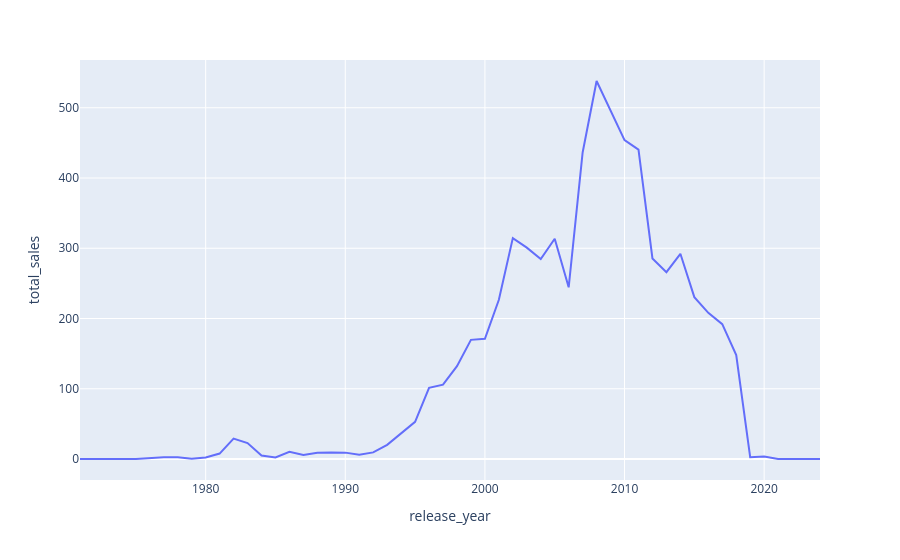

The code cell stored with this chart in its notebook:
### Code cell
import plotly.express as px

px.line(annual_sales, x="release_year", y="total_sales")

### Figure 1 — Plotly figure (JSON) as saved in the notebook; plotly's stock layout.template omitted (floating-point values rounded to 4 significant figures)
{"data": [{"hovertemplate": "release_year=%{x}<br>total_sales=%{y}<extra></extra>", "legendgroup": "", "line": {"color": "#636efa", "dash": "solid"}, "marker": {"symbol": "circle"}, "mode": "lines", "name": "", "orientation": "v", "showlegend": false, "type": "scatter", "x": [1971.0, 1973.0, 1975.0, 1977.0, 1978.0, 1979.0, 1980.0, 1981.0, 1982.0, 1983.0, 1984.0, 1985.0, 1986.0, 1987.0, 1988.0, 1989.0, 1990.0, 1991.0, 1992.0, 1993.0, 1994.0, 1995.0, 1996.0, 1997.0, 1998.0, 1999.0, 2000.0, 2001.0, 2002.0, 2003.0, 2004.0, 2005.0, 2006.0, 2007.0, 2008.0, 2009.0, 2010.0, 2011.0, 2012.0, 2013.0, 2014.0, 2015.0, 2016.0, 2017.0, 2018.0, 2019.0, 2020.0, 2021.0, 2022.0, 2023.0, 2024.0], "xaxis": "x", "y": [0.0, 0.0, 0.0, 2.5, 2.36, 0.31, 2.26, 7.73, 28.99, 22.68, 4.85, 2.19, 10.35, 5.59, 8.73, 9.12, 9.07, 6.05, 9.38, 20.16, 36.85, 52.98, 101.4, 105.9, 132.2, 169.6, 171.1, 226.8, 314.5, 300.9, 284.7, 313.5, 244.4, 436.4, 538.1, 495.4, 454.0, 440.3, 285.5, 266.0, 292.1, 230.4, 208.0, 192.0, 148.0, 2.55, 3.45, 0.0, 0.0, 0.0, 0.0], "yaxis": "y"}], "layout": {"autosize": true, "legend": {"tracegroupgap": 0}, "margin": {"t": 60}, "xaxis": {"anchor": "y", "autorange": true, "domain": [0, 1], "range": [1971, 2024], "title": {"text": "release_year"}, "type": "linear"}, "yaxis": {"anchor": "x", "autorange": true, "domain": [0, 1], "range": [-29.89, 568.0], "title": {"text": "total_sales"}, "type": "linear"}}}
